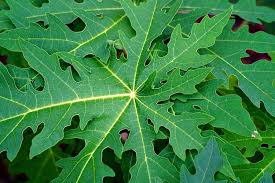
#> input picture PCD/daunpepaya.jfif, 275 x 183 px, found by its file name
$ python RahmanPCD.py
#> lines starting #> are read from the running program, lines starting #| are printed output that depends on the picture; after the words box and inside, x2 and y2 are one past the last pixel; in counts of white or black regions, pixels touching at a corner belong together
import numpy as np
import imageio.v3 as imageio
import cv2
import os

paths = [
    r"C:\\Users\\ASUS\\OneDrive\\Documents\\SEMESTER_5\\PCD\\daunpepaya.jfif",
    r"C:\\Users\\ASUS\\OneDrive\\Documents\\SEMESTER_5\\PCD\\daunsingkong.jfif",
    r"C:\\Users\\ASUS\\OneDrive\\Documents\\SEMESTER_5\\PCD\\daunkenikir.jfif"
]

# Memproses setiap gambar
def process_image(path):
    # Membaca gambar
    image_source = imageio.imread(path)
#> image_source is the input picture: shape (183, 275, 3); mean R, G, B 54.9, 132.3, 66.5

    if image_source is None:
        print(f"Error: Gambar {path} tidak ditemukan atau gagal dibaca!")
        return

    if len(image_source.shape) != 3 or image_source.shape[2] != 3:
        print(f"Gambar {path} tidak dalam format RGB.")
        return

    red_ch = image_source[:, :, 0]
    green_ch = image_source[:, :, 1]
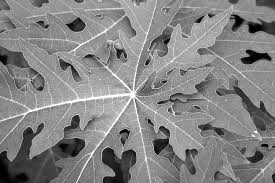
#> green_ch: shape (183, 275); min 0, max 255, mean 132.3
    blue_ch = image_source[:, :, 2]
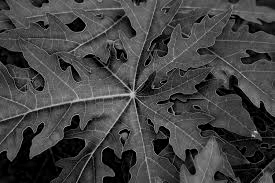
#> blue_ch: shape (183, 275); min 0, max 216, mean 66.5

    image_red = np.zeros_like(image_source)
    image_green = np.zeros_like(image_source)
    image_blue = np.zeros_like(image_source)

    image_red[:, :, 0] = red_ch
    image_green[:, :, 1] = green_ch
    image_blue[:, :, 2] = blue_ch

    # Konversi ke grayscale
    image_grayscale = cv2.cvtColor(image_source, cv2.COLOR_RGB2GRAY)
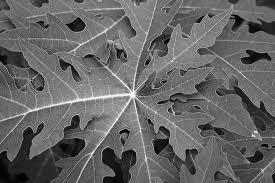
#> image_grayscale: shape (183, 275); min 0, max 249, mean 101.6

    # Konversi ke threshold (binner)
    _, image_threshold = cv2.threshold(image_grayscale, 127, 255, cv2.THRESH_BINARY)
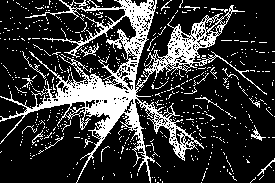
#> image_threshold: shape (183, 275); 21.4% white; 611 white regions (592 under 20 px), largest, box (x1, y1, x2, y2) and area: (0, 0, 267, 183) 8589, (78, 43, 99, 57) 76, (251, 125, 266, 141) 62

    # Membuat nama file tanpa ekstensi untuk penyimpanan
    file_name = os.path.basename(path).split('.')[0]

    # Simpan gambar hasil representasi setiap channel dan konversi
    imageio.imwrite(f"{file_name}_red.jfif", image_red)
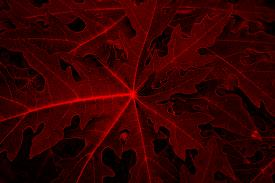
#> saved as daunpepaya_red.jfif: shape (183, 275, 3); mean R, G, B 54.5, 2.1, 2.3
    imageio.imwrite(f"{file_name}_green.jfif", image_green)
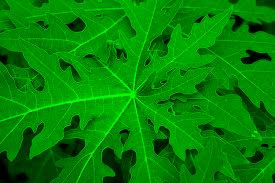
#> saved as daunpepaya_green.jfif: shape (183, 275, 3); mean R, G, B 4.7, 132.3, 4.8
    imageio.imwrite(f"{file_name}_blue.jfif", image_blue)
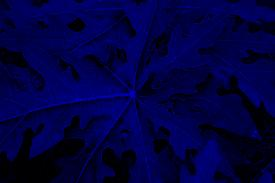
#> saved as daunpepaya_blue.jfif: shape (183, 275, 3); mean R, G, B 0.9, 0.8, 66.2
    imageio.imwrite(f"{file_name}_grayscale.jfif", image_grayscale)
    imageio.imwrite(f"{file_name}_threshold.jfif", image_threshold)

    print(f"Gambar {file_name} telah diproses.")

# Proses semua gambar satu per satu
for path in paths:
    process_image(path)
#> pass 2 of the loop `for path in paths:`:
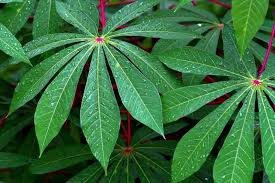
#> input picture PCD/daunsingkong.jfif, 275 x 183 px, found by its file name
#> in process_image, image_source is the input picture: shape (183, 275, 3); mean R, G, B 54.8, 111.1, 61.1
#> in process_image (call 2), `_, image_threshold = cv2.threshold(image_grayscale, 127, 255, cv2.THRE..`:
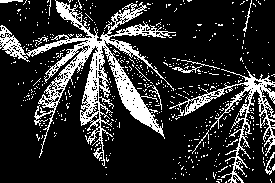
#> image_threshold: shape (183, 275); 18.8% white in thin lines or dots
#> in process_image (call 2), `imageio.imwrite(f"{file_name}_blue.jfif", image_blue)`:
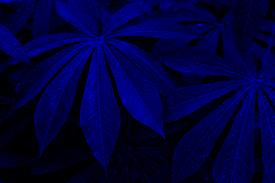
#> saved as daunsingkong_blue.jfif: shape (183, 275, 3); mean R, G, B 1, 0.8, 60.7
#> pass 3 of the loop `for path in paths:`:
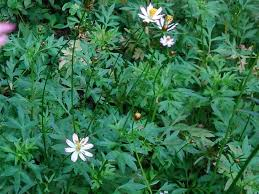
#> input picture PCD/daunkenikir.jfif, 259 x 194 px, found by its file name
#> in process_image, image_source is the input picture: shape (194, 259, 3); mean R, G, B 53.6, 111.7, 75.1
#> red_ch: shape (194, 259)
#> green_ch: shape (194, 259)
#> blue_ch: shape (194, 259)
#> image_red: shape (194, 259, 3)
#> image_green: shape (194, 259, 3)
#> image_blue: shape (194, 259, 3)
#> image_grayscale: shape (194, 259)
#> in process_image (call 3), `_, image_threshold = cv2.threshold(image_grayscale, 127, 255, cv2.THRE..`:
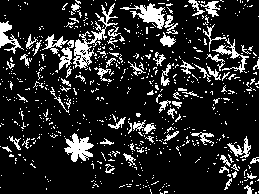
#> image_threshold: shape (194, 259); 15.3% white in thin lines or dots
#> in process_image (call 3), `imageio.imwrite(f"{file_name}_blue.jfif", image_blue)`:
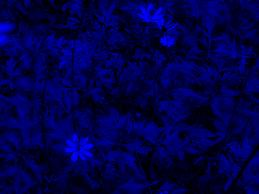
#> saved as daunkenikir_blue.jfif: shape (194, 259, 3); mean R, G, B 1.2, 1, 74.7

print("Selesai!")
